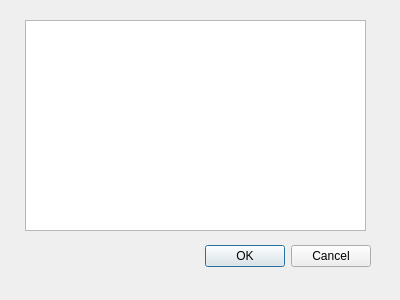
<?xml version="1.0" encoding="UTF-8"?>
<ui version="4.0">
 <class>visualizzazioneliste</class>
 <widget class="QDialog" name="visualizzazioneliste">
  <property name="geometry">
   <rect>
    <x>0</x>
    <y>0</y>
    <width>400</width>
    <height>300</height>
   </rect>
  </property>
  <property name="windowTitle">
   <string>Dialog</string>
  </property>
  <widget class="QDialogButtonBox" name="buttonBox">
   <property name="geometry">
    <rect>
     <x>30</x>
     <y>240</y>
     <width>341</width>
     <height>32</height>
    </rect>
   </property>
   <property name="orientation">
    <enum>Qt::Horizontal</enum>
   </property>
   <property name="standardButtons">
    <set>QDialogButtonBox::Cancel|QDialogButtonBox::Ok</set>
   </property>
  </widget>
  <widget class="QListView" name="listautenti">
   <property name="geometry">
    <rect>
     <x>25</x>
     <y>20</y>
     <width>341</width>
     <height>211</height>
    </rect>
   </property>
  </widget>
 </widget>
 <resources/>
 <connections>
  <connection>
   <sender>buttonBox</sender>
   <signal>accepted()</signal>
   <receiver>visualizzazioneliste</receiver>
   <slot>accept()</slot>
   <hints>
    <hint type="sourcelabel">
     <x>248</x>
     <y>254</y>
    </hint>
    <hint type="destinationlabel">
     <x>157</x>
     <y>274</y>
    </hint>
   </hints>
  </connection>
  <connection>
   <sender>buttonBox</sender>
   <signal>rejected()</signal>
   <receiver>visualizzazioneliste</receiver>
   <slot>reject()</slot>
   <hints>
    <hint type="sourcelabel">
     <x>316</x>
     <y>260</y>
    </hint>
    <hint type="destinationlabel">
     <x>286</x>
     <y>274</y>
    </hint>
   </hints>
  </connection>
 </connections>
</ui>
